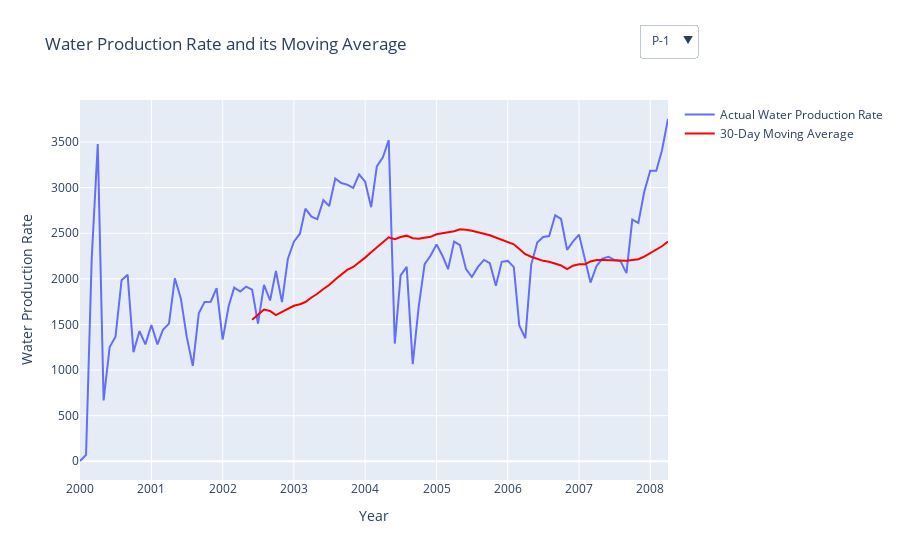

Notebook source saved alongside this figure:
### Markdown cell above
Below is an interactive dropdown for selecting different wells and viewing their "Water Production Rate" along with its "30-Day Moving Average"

### Code cell
# Calculating the moving average for Water Production Rate
df['Water Production MA'] = df['Water Production Rate'].rolling(window=30).mean()

# Create an empty figure for Water Production Rate
fig_prod = go.Figure()

# Add an interactive dropdown menu for Water Production Rate
buttons_prod = []
for well in wells:
    well_df = df[df['Well Name'] == well]
    years = well_df['Date'].dt.year.unique()
    visible = [well == w for w in wells]
    
    button = dict(label=well,
                  method='update',
                  args=[{'visible': visible},
                        {'title': f'Water Production Rate and its Moving Average for {well}',
                         'xaxis': {'tickvals': years, 'ticktext': years}}])
    buttons_prod.append(button)
    
    fig_prod.add_trace(go.Scatter(x=well_df['Date'], y=well_df['Water Production Rate'], mode='lines', name='Actual Water Production Rate'))
    fig_prod.add_trace(go.Scatter(x=well_df['Date'], y=well_df['Water Production MA'], mode='lines', name='30-Day Moving Average', line=dict(color='red')))

# Update the layout for Water Production Rate
fig_prod.update_layout(title=f'Water Production Rate and its Moving Average',
                       xaxis_title='Year', 
                       yaxis_title='Water Production Rate',
                       updatemenus=[dict(buttons=buttons_prod, direction='down', x=1.05, y=1.2, showactive=True)])

# Display the initial well data for Water Production Rate
fig_prod.update_traces(visible=False)
fig_prod.data[0].visible = True
fig_prod.data[1].visible = True

# Display the plot for Water Production Rate
fig_prod.show()
